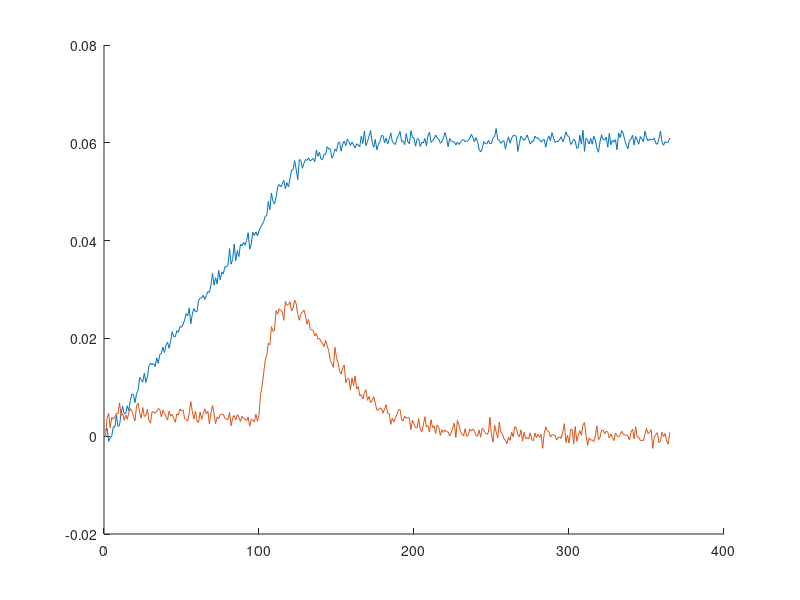

Write MATLAB code to recreate this figure. (Note: this script raises an error after producing the figure.)
%% Load data and plot

data = load("mockdata_v2.mat");
infected = transpose(deal(data.InfectedProportion));    % Turn these from rows to columns
deaths = transpose(deal(data.cumulativeDeaths));
data = [infected deaths];

figure(1);
hold on;
plot(deaths);                                   % Plot actual data
plot(infected);


%% Setup

A = [0 0 0 .99 .99 .99 .99];
b = 1;
Af = [0 0 0 1 1 1 1];                           % Copied from base_sir_fit. Don't think parameters causing issue.
bf = 1;
ub = [1 1 1 1 1 1 1]';
lb = [0 0 0 0 0 0 0]';
x0 = [0 0 0 1 0 0 0];

%% First Segment: Days 1-100
t = 100;
seg1 = data(1:100,:);
                 
fun1= @(x)siroutput(x,t,seg1);      
x1 = fmincon(fun1,x0,A,b,Af,bf,lb,ub); 
Y_fit_1 = siroutput_full(x1,t);

New1(1) = Y_fit_1(100, 1);
New1(2) = Y_fit_1(100, 2);
New1(3) = Y_fit_1(100, 3);
New1(4) = Y_fit_1(100, 4);        

%% Second Segment
t = 25;                                         

seg2 = coviddata(101:125, :);
fun2= @(x)siroutput(x,t,seg2);
params2 = [0 0 0 New1(1) New1(2) New1(3) New1(4)];
x2 = fmincon(fun2, params2, A, b, Af, bf, lb, ub);
Y_fit_2 = siroutput_full(x2, t);    

New2(1) = Y_fit_2(25, 1);
New2(2) = Y_fit_2(25, 2);
New2(3) = Y_fit_2(25, 3);
New2(4) = Y_fit_2(25, 4); 

%% Third Segment
t = 50;                                         % Next 50 days: descent from peak

seg3 = coviddata(126:175, :);
fun3= @(x)siroutput(x,t,seg3);
params2 = [0 0 0 New2(1) New2(2) New2(3) New2(4)];
x2 = fmincon(fun2, params2, A, b, Af, bf, lb, ub);
Y_fit_3 = siroutput_full(x2, t);    

New3(1) = Y_fit_3(50, 1);
New3(2) = Y_fit_3(50, 2);
New3(3) = Y_fit_3(50, 3);
New3(4) = Y_fit_3(50, 4); 

%% Plot
Y_fit = cat(1,Y_fit_1,Y_fit_2,Y_fit_3);         % Put 3 fits together

plot(1-Y_fit(:,1));                               % Plot the stuff
plot(Y_fit(:,4));
legend('deaths','infected','minfections','mdeaths');
title('Plot with first three segment fits')
hold off;

%% Rob Sample


% %Model section for segment 1
% segment_1 = coviddata(1:100,:);
% fun1= @(x)siroutput(x,100,segment_1);
% x1 = fmincon(fun1,x0,A,b,Af,bf,lb,ub);
% Y_fit_1 = siroutput_full(x1, 100);
% 
% %determine new parameters for next segment
% New1(1) = Y_fit_1(100, 1);
% New1(2) = Y_fit_1(100, 2);
% New1(3) = Y_fit_1(100, 3);
% New1(4) = Y_fit_1(100, 4);
% 
% %model section for segment 2 using new parameters
% segment_2 = coviddata(101:250, :);
% fun2= @(x)siroutput(x,150,segment_2);
% params2 = [0 0 0 New1(1) New1(2) New1(3) New1(4)];
% x2 = fmincon(fun2, params2, A, b, Af, bf, lb, ub);
% Y_fit_2 = siroutput_full(x2, 150);
